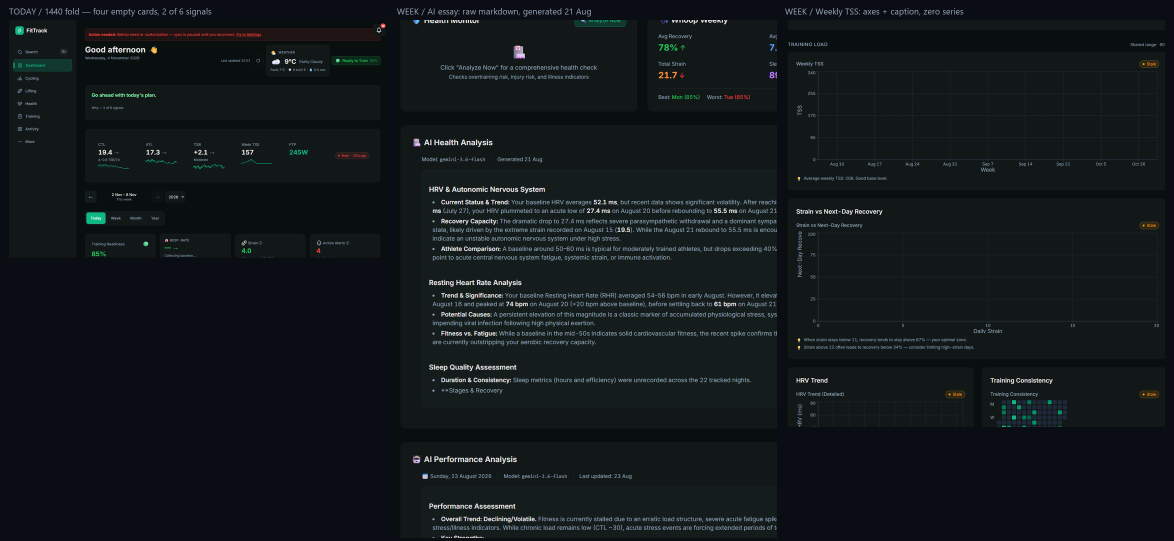
#> input picture prototype/dashboard/qa/before/before-evidence.png, 2348 x 1082 px, given in place of desktop-today-full.png, which was not available (shown at 1/2 size)
$ python sheet.py
#> lines starting #> are read from the running program, lines starting #| are printed output that depends on the picture
"""Build the dashboard artifact sheets from qa/out/.

Run: python qa/sheet.py
Writes qa/out/contact-sheet.png and qa/out/compare-today.png.
"""

from __future__ import annotations

from pathlib import Path

from PIL import Image, ImageDraw, ImageFont

HERE = Path(__file__).parent
OUT = HERE / "out"
BEFORE = HERE / "before"
BG = (10, 14, 20)
INK = (233, 236, 240)
SUB = (150, 165, 185)
RULE = (40, 46, 56)
PAD = 26
GAP = 18


def font(size: int, bold: bool = False) -> ImageFont.FreeTypeFont | ImageFont.ImageFont:
    name = "segoeuib.ttf" if bold else "segoeui.ttf"
    p = Path(r"C:\Windows\Fonts") / name
    return ImageFont.truetype(str(p), size) if p.exists() else ImageFont.load_default()


def load(name: str, folder: Path = OUT) -> Image.Image:
#> called with name = 'desktop-today-full.png'
    return Image.open(folder / name).convert("RGB")
#> returned value is the input picture: PIL image 2348x1082 RGB; mean R, G, B 18.6, 24.3, 26.3
#> call 2 of load, with name = '01-a-today-now--fold.png'
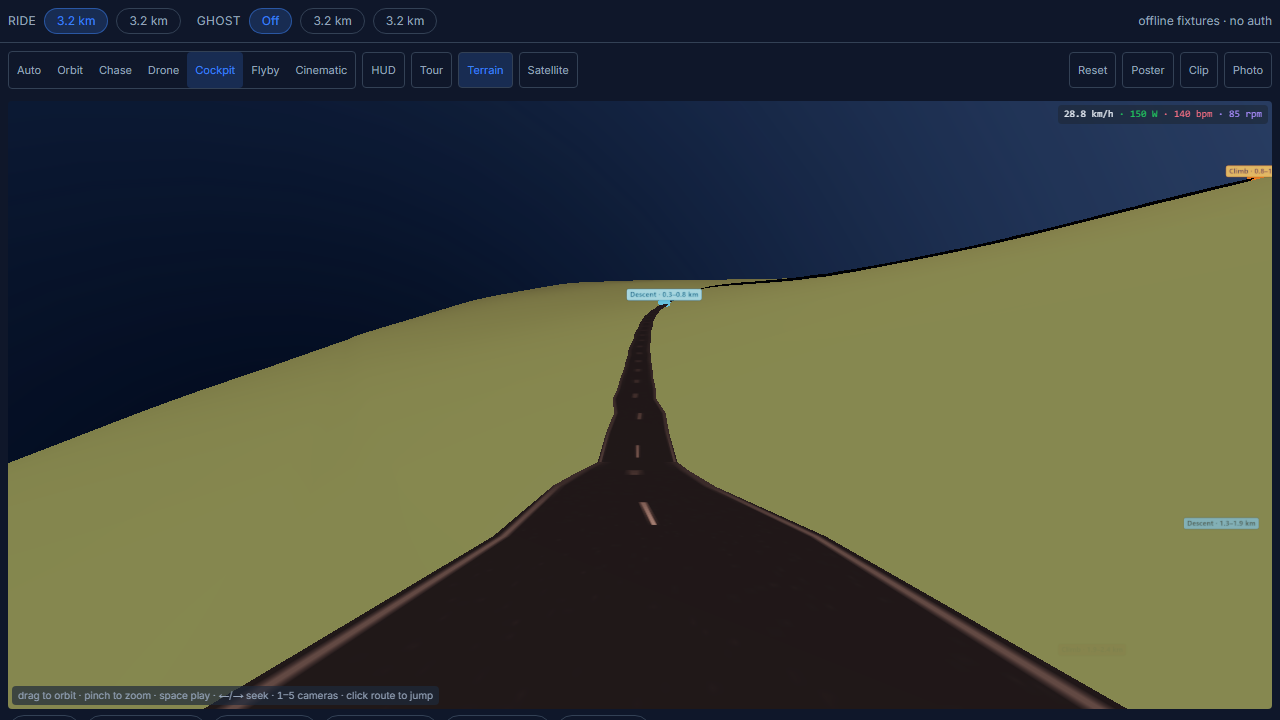
#> input picture frontend/e2e/replay-visual.spec.ts-snapshots/replay-cockpit-full-chromium-win32.png, 1280 x 720 px, given in place of 01-a-today-now--fold.png, which was not available
#> in load, returned value is the input picture: PIL image 1280x720 RGB; mean R, G, B 68.2, 73, 60.5


def scale(im: Image.Image, width: int) -> Image.Image:
#> called with width = 700
    return im.resize((width, max(1, round(im.height * width / im.width))), Image.LANCZOS)
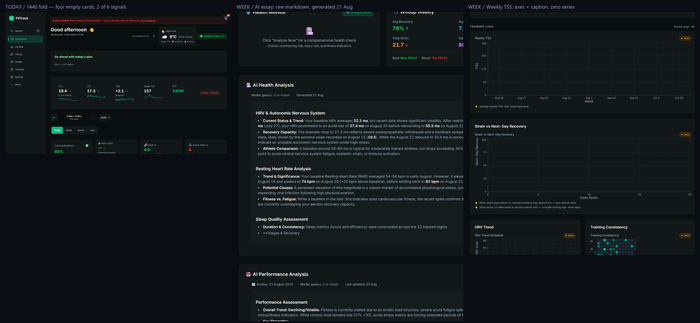
#> returned value: PIL image 700x323 RGB; mean R, G, B 18.6, 24.3, 26.3


def crop_bottom(im: Image.Image, height: int) -> Image.Image:
    return im.crop((0, 0, im.width, min(height, im.height)))


def grid(frames: list[tuple[str, str, Image.Image]], cols: int, width: int, path: Path, title: str) -> None:
    """frames: (caption, note, image)."""
    tiles = [(c, n, scale(im, width)) for c, n, im in frames]
    rows = (len(tiles) + cols - 1) // cols
    row_h = [max(t[2].height for t in tiles[r * cols : (r + 1) * cols]) for r in range(rows)]

    head = 74
    W = cols * width + (cols - 1) * GAP + PAD * 2
    H = head + sum(row_h) + (rows - 1) * (GAP + 30) + PAD
    canvas = Image.new("RGB", (W, H), BG)
    d = ImageDraw.Draw(canvas)

    d.text((PAD, 18), title, fill=INK, font=font(21, bold=True))
    d.line((PAD, head - 12, W - PAD, head - 12), fill=RULE)

    y = head
    for r in range(rows):
        x = PAD
        for tile in tiles[r * cols : (r + 1) * cols]:
            cap, note, im = tile
            d.text((x, y), cap, fill=INK, font=font(13, bold=True))
            d.text((x, y + 17), note, fill=SUB, font=font(12))
            canvas.paste(im, (x, y + 34))
            x += width + GAP
        y += row_h[r] + GAP + 30

    canvas.save(path)
    print(f"{path.relative_to(HERE)}  {canvas.width}x{canvas.height}")


def band(entries: list[tuple[str, str, Image.Image]], width: int, path: Path, title: str) -> None:
    tiles = [(c, n, scale(im, width)) for c, n, im in entries]
#> tiles = 3 items
    head = 74
    h = max(t[2].height for t in tiles) + head + 46
#> h = 514
    W = len(tiles) * width + (len(tiles) - 1) * GAP + PAD * 2
#> W = 2188
    canvas = Image.new("RGB", (W, h), BG)
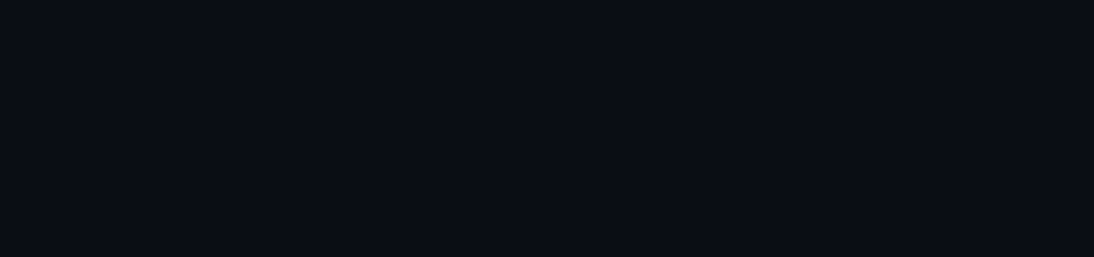
#> canvas: PIL image 2188x514 RGB (shown at 1/2 size); mean R, G, B 10, 14, 20
    d = ImageDraw.Draw(canvas)
    d.text((PAD, 18), title, fill=INK, font=font(21, bold=True))
    d.line((PAD, head - 12, W - PAD, head - 12), fill=RULE)
    x = PAD
    for cap, note, im in tiles:
        d.text((x, head), cap, fill=INK, font=font(13, bold=True))
        d.text((x, head + 17), note, fill=SUB, font=font(12))
        canvas.paste(im, (x, head + 38))
        x += width + GAP
#> this loop made 3 passes
#> (cap, x) on passes 1 to 3: ('BEFORE — /dashboard Today', 744), ('A — The Answer', 1462), ('B — The Console', 2180)
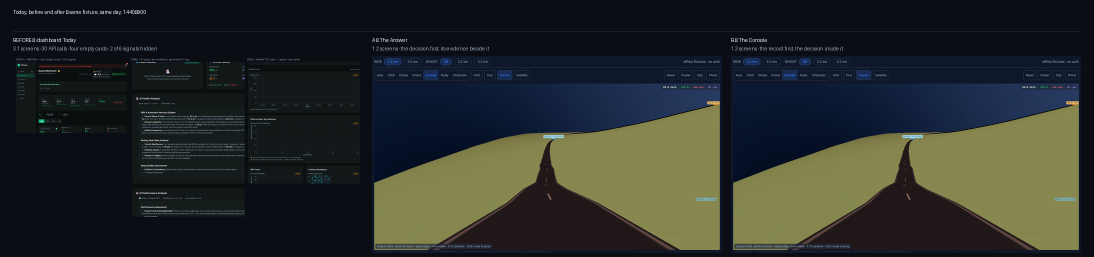
#> canvas: PIL image 2188x514 RGB (shown at 1/2 size); mean R, G, B 40.8, 45.5, 41.7
#> after the loop, x = 2180
    canvas.save(path)
    print(f"{path.relative_to(HERE)}  {canvas.width}x{canvas.height}")
#| out/compare-today.png  2188x514


def main() -> None:
    # 1 — before vs both candidates, the same day, the same data.
    band(
        [
            (
                "BEFORE — /dashboard Today",
                "3.1 screens · 30 API calls · four empty cards · 2 of 6 signals hidden",
                crop_bottom(load("desktop-today-full.png", BEFORE), 2400),
            ),
            (
                "A — The Answer",
                "1.2 screens · the decision first, its evidence beside it",
                load("01-a-today-now--fold.png"),
            ),
            (
                "B — The Console",
                "1.3 screens · the record first, the decision inside it",
                load("06-b-today-now--fold.png"),
            ),
        ],
        width=700,
        path=OUT / "compare-today.png",
        title="Today, before and after — same fixture, same day, 1440×900",
    )

    # 2 — the full artifact: every fixed state.
    grid(
        [
            ("01 · A Today", "rest day · 2026-11-04 · 1.2 screens", load("01-a-today-now.png")),
            ("02 · A Today", "lift day · 2026-11-03", load("02-a-today-lift.png")),
            ("03 · A Today", "ride day · 2026-10-27 · form +0.7, 128 TSS", load("03-a-today-ride.png")),
            ("06 · B Today", "rest day · instruments first", load("06-b-today-now.png")),
            ("04 · A Trends", "one range · 3 charts · 1.5 screens", load("04-a-trends.png")),
            ("05 · A History", "the record as a table", load("05-a-history.png")),
            ("04b · A Trends", "analysis expanded · markdown rendered, age stated", crop_bottom(load("04b-a-trends-analysis.png"), 2400)),
            ("08 · B Trends", "same zone, candidate B", crop_bottom(load("08-b-trends.png"), 2400)),
        ],
        cols=4,
        width=430,
        path=OUT / "contact-sheet-desktop.png",
        title="Artifact — desktop, 1440×900, every fixed state",
    )

    # 3 — mobile.
    grid(
        [
            ("09 · A Today", "390×844 · 2.0 screens", load("09-a-today-now-390.png")),
            ("10 · A Today", "ride day · the same layout at the busiest state", load("10-a-today-ride-390.png")),
            ("12 · B Today", "390×844 · 2.2 screens", load("12-b-today-now-390.png")),
            ("11 · A Trends", "390×844 · 2.4 screens", load("11-a-trends-390.png")),
        ],
        cols=4,
        width=330,
        path=OUT / "contact-sheet-mobile.png",
        title="Artifact — mobile, 390×844",
    )


if __name__ == "__main__":
#> (the run stopped early here; a loop or call above may not have finished)
